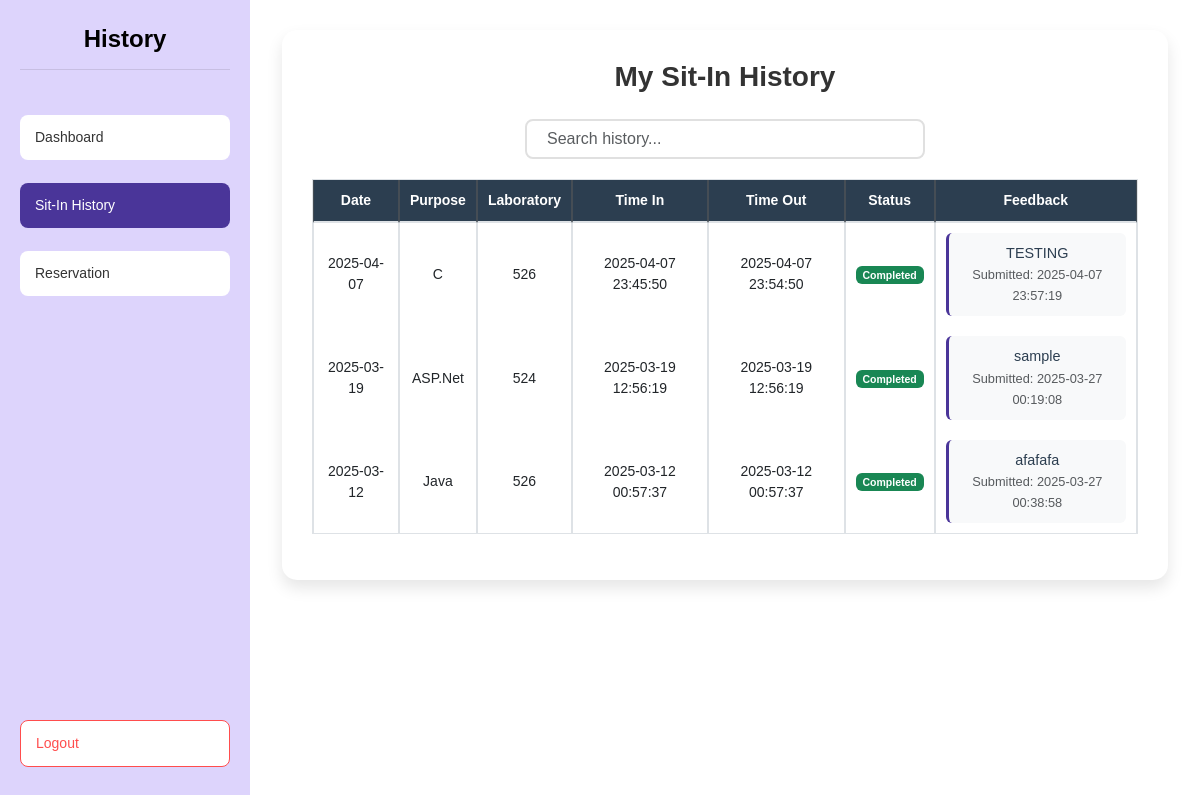
The app's page /student/sit-in-history (signed in), older data.
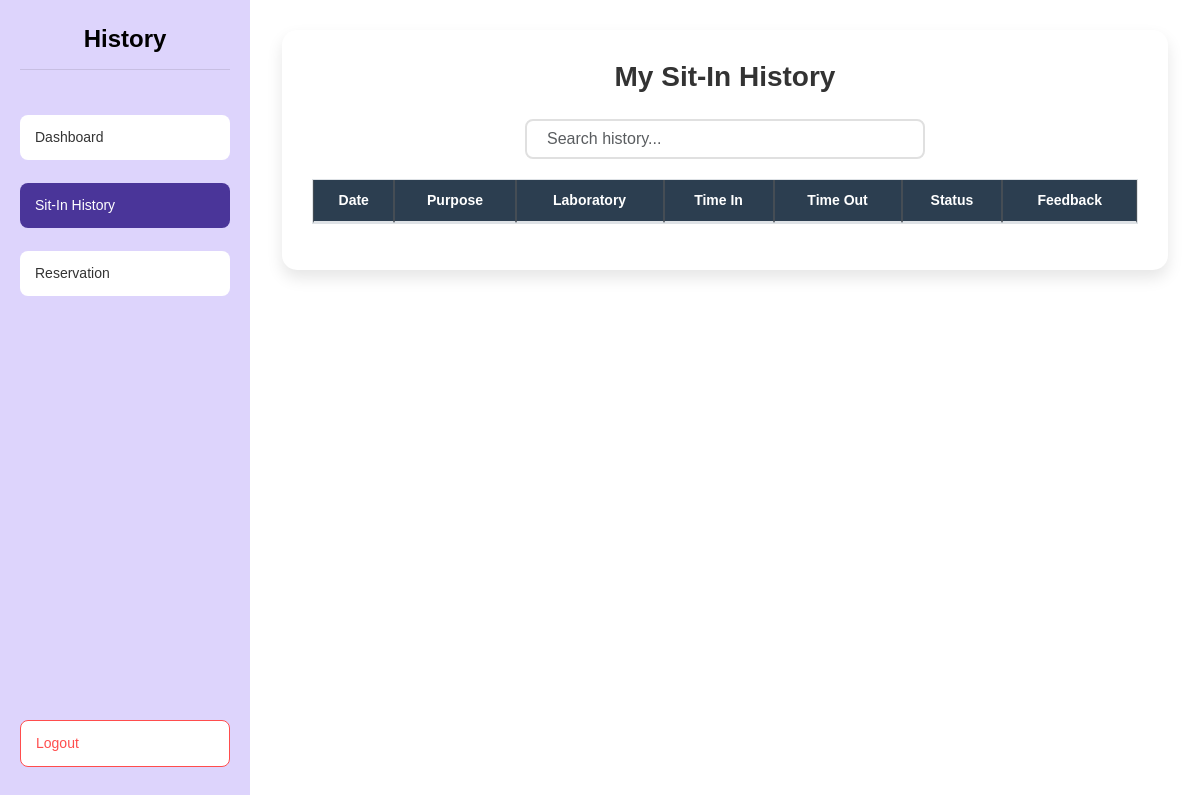
The same page, newer data.
### tables this page shows
CREATE TABLE sit_in_history (
    id INTEGER PRIMARY KEY AUTOINCREMENT,
    id_number TEXT NOT NULL,
    name TEXT NOT NULL,
    sit_purpose TEXT NOT NULL,
    laboratory TEXT NOT NULL,
    login_time TEXT NOT NULL,
    logout_time TEXT,
    date TEXT NOT NULL,
    action TEXT NOT NULL
, feedback TEXT, feedback_date TIMESTAMP);

### routes/student_routes.py (the view)
@student_bp.route('/sit-in-history')
def sit_in_history():
    if session.get('user_type') != 'student':
        session.clear()
        return redirect(url_for('auth.login'))
    student_id = session.get('user_id')
    history = get_sit_in_history_by_student(student_id)
    history = [dict(row) for row in history]
    csrf_token = generate_csrf()
    return render_template('sit_in_history.html', history=history, csrf_token=csrf_token)

### app.py (called while the page is built)
@app.after_request
def add_header(response):
    if 'Cache-Control' not in response.headers:
        response.headers['Cache-Control'] = 'no-store, no-cache, must-revalidate, post-check=0, pre-check=0, max-age=0'
        response.headers['Pragma'] = 'no-cache'
        response.headers['Expires'] = '-1'
    return response

### dbhelper.py (called while the page is built)
def get_connection():
    conn = sqlite3.connect(DB_NAME)
    conn.row_factory = sqlite3.Row
    return conn

def get_sit_in_history_by_student(idno):
    conn = get_connection()
    cursor = conn.cursor()
    cursor.execute("""
        SELECT id, id_number, name, sit_purpose, laboratory, login_time, logout_time, date, feedback, feedback_date
        FROM sit_in_history
        WHERE id_number = ?
        ORDER BY date DESC, login_time DESC
    """, (idno,))
    history = cursor.fetchall()
    conn.close()
    return history

### templates/sit_in_history.html (shortened to what this page needs)
{% extends 'base.html' %}
{% block content %}
<div class="dashboard-container">
    <div class="sidebar">
        <h1 class="dashboard-title">History</h1>
        <a href="{{ url_for('student.dashboard') }}" class="menu-btn">Dashboard</a>
        <a href="{{ url_for('student.sit_in_history') }}" class="menu-btn active">Sit-In History</a>
        <a href="{{ url_for('student.reserve') }}" class="menu-btn">Reservation</a>
        <a href="{{ url_for('auth.logout') }}" class="menu-btn logout-btn">Logout</a>
    </div>
    <div class="content">
        <div class="container">
            <div class="sit-in-list">
                <h2>My Sit-In History</h2>
                <input type="text" id="searchInput" onkeyup="searchHistory()" placeholder="Search history..." class="form-control mb-3">
                <table class="table table-bordered table-hover" id="historyTable">
                    <thead class="thead-dark">
                        <tr>
                            <th>Date</th>
                            <th>Purpose</th>
                            <th>Laboratory</th>
                            <th>Time In</th>
                            <th>Time Out</th>
                            <th>Status</th>
                            <th>Feedback</th>
                        </tr>
                    </thead>
                    <tbody>
                        {% for record in history %}
                        <tr>
                            <td>{{ record.date }}</td>
                            <td>{{ record.sit_purpose }}</td>
                            <td>{{ record.laboratory }}</td>
                            <td>{{ record.login_time }}</td>
                            <td>{{ record.logout_time if record.logout_time else 'Active' }}</td>
                            <td>
                                <span class="badge {% if record.logout_time %}bg-success{% else %}bg-primary{% endif %}">
                                    {{ 'Completed' if record.logout_time else 'Active' }}
                                </span>
                            </td>
                            <td>
                                {% if record.feedback %}
                                    <div class="feedback-content">
                                        <p class="mb-0">{{ record.feedback }}</p>
                                        <small class="text-muted">Submitted: {{ record.feedback_date }}</small>
                                    </div>
                                {% endif %}
                            </td>
                        </tr>
                        {% endfor %}
                    </tbody>
                </table>
            </div>
        </div>
    </div>
</div>
<link rel="stylesheet" href="https://cdn.jsdelivr.net/npm/bootstrap@5.3.0/dist/css/bootstrap.min.css">
<link rel="stylesheet" href="https://cdnjs.cloudflare.com/ajax/libs/font-awesome/6.0.0/css/all.min.css">
{% endblock %}

### templates/base.html (shortened to what this page needs)
<!DOCTYPE html>
<html lang="en">
<head>
  <link href="https://cdn.jsdelivr.net/npm/bootstrap@5.1.3/dist/css/bootstrap.min.css" rel="stylesheet">
  <link rel="stylesheet" href="{{ url_for('static', filename='css/styles.css') }}">
</head>
<body>
  {% block content %}{% endblock %}
</body>
</html>

### static/css/styles.css (style rules this page uses)
body { height: 100vh; margin: 0; display: flex; justify-content: center; align-items: center; background: #f5f5f5; font-family: Arial, sans-serif; overflow-y: auto; }
* { margin: 0; padding: 0; box-sizing: border-box; font-family: Arial, sans-serif; }
body { display: flex; justify-content: center; align-items: center; height: 100vh; background-color: #f5f5f5; }
.dashboard-container { width: 100%; height: 100vh; display: flex; border-radius: 15px; background-color: #fff; overflow: hidden; padding-left: 250px; }
.sidebar { width: 250px; background-color: #ddd4fc; padding: 25px 20px; display: flex; flex-direction: column; gap: 15px; height: 100vh; position: fixed; left: 0; top: 0; z-index: 1000; }
.dashboard-title { color: #000000; font-size: 24px; font-weight: bold; padding-bottom: 15px; margin-bottom: 30px; border-bottom: 1px solid rgba(0, 0, 0, 0.1); text-align: center; }
.menu-btn { background-color: #fff; border: none; padding: 12px 15px; border-radius: 8px; font-size: 14px; font-weight: 500; text-align: left; cursor: pointer; transition: all 0.2s ease; color: #333; text-decoration: none; display: block; margin-bottom: 8px; }
.menu-btn.active { background-color: #4a3599; color: white; }
.logout-btn { margin-top: auto; background-color: #fff; color: #ff4d4d; border: 1px solid #ff4d4d; }
.content { flex: 1; background-color: #fff; border-top-right-radius: 15px; border-bottom-right-radius: 15px; padding: 20px; overflow-y: auto; width: calc(100% - 250px); }
.form-control { height: 40px; margin-bottom: 12px; border: 1px solid #ccc; border-radius: 8px; padding: 8px 12px; font-size: 14px; }
.table { width: 100%; margin-bottom: 1rem; color: #212529; }
.table th, .table td { padding: 0.75rem; vertical-align: top; border-top: 1px solid #dee2e6; }
.table thead th { vertical-align: bottom; border-bottom: 2px solid #dee2e6; }
.table-bordered { border: 1px solid #dee2e6; }
.table-bordered th, .table-bordered td { border: 1px solid #dee2e6; }
.table-bordered thead th, .table-bordered thead td { border-bottom-width: 2px; }
.thead-dark th { color: #fff; background-color: #343a40; border-color: #454d55; }

### templates/sit_in_history.html (style rules this page uses)
.container { display: flex; justify-content: space-between; gap: 20px; flex-wrap: wrap; max-width: 1400px; margin: 0 auto; padding: 20px; }
.sit-in-list { background: #fff; padding: 30px; border-radius: 15px; box-shadow: 0 8px 16px rgba(0, 0, 0, 0.1); flex: 1; width: 100%; overflow-x: auto; }
.sit-in-list h2 { font-size: 28px; font-weight: bold; margin-bottom: 25px; text-align: center; color: #333; }
#historyTable { width: 100%; border-collapse: separate; border-spacing: 0; margin-top: 20px; font-size: 15px; }
#historyTable th { background-color: #2c3e50; color: white; padding: 15px; text-align: center; font-weight: 600; white-space: nowrap; }
#searchInput { max-width: 400px; margin: 0 auto 20px; padding: 12px 20px; border: 2px solid #e0e0e0; border-radius: 8px; font-size: 16px; transition: border-color 0.3s ease; display: block; }
@media (max-width: 1200px) { .container { padding: 10px; } }
@media (max-width: 1200px) { #historyTable { font-size: 14px; } }
@media (max-width: 1200px) { #historyTable th, #historyTable td { padding: 10px; } }

Row changes from the older to the newer data that the page shows:
removed sit_in_history: date "2025-04-07", sit_purpose "C", laboratory "526", login_time "2025-04-07 23:45:50", logout_time "2025-04-07 23:54:50", logout_time "Completed", feedback "TESTING", feedback_date "2025-04-07 23:57:19"
removed sit_in_history: date "2025-03-19", sit_purpose "ASP.Net", laboratory "524", login_time "2025-03-19 12:56:19", logout_time "2025-03-19 12:56:19", logout_time "Completed", feedback "sample", feedback_date "2025-03-27 00:19:08"
removed sit_in_history: date "2025-03-12", sit_purpose "Java", laboratory "526", login_time "2025-03-12 00:57:37", logout_time "2025-03-12 00:57:37", logout_time "Completed", feedback "afafafa", feedback_date "2025-03-27 00:38:58"
